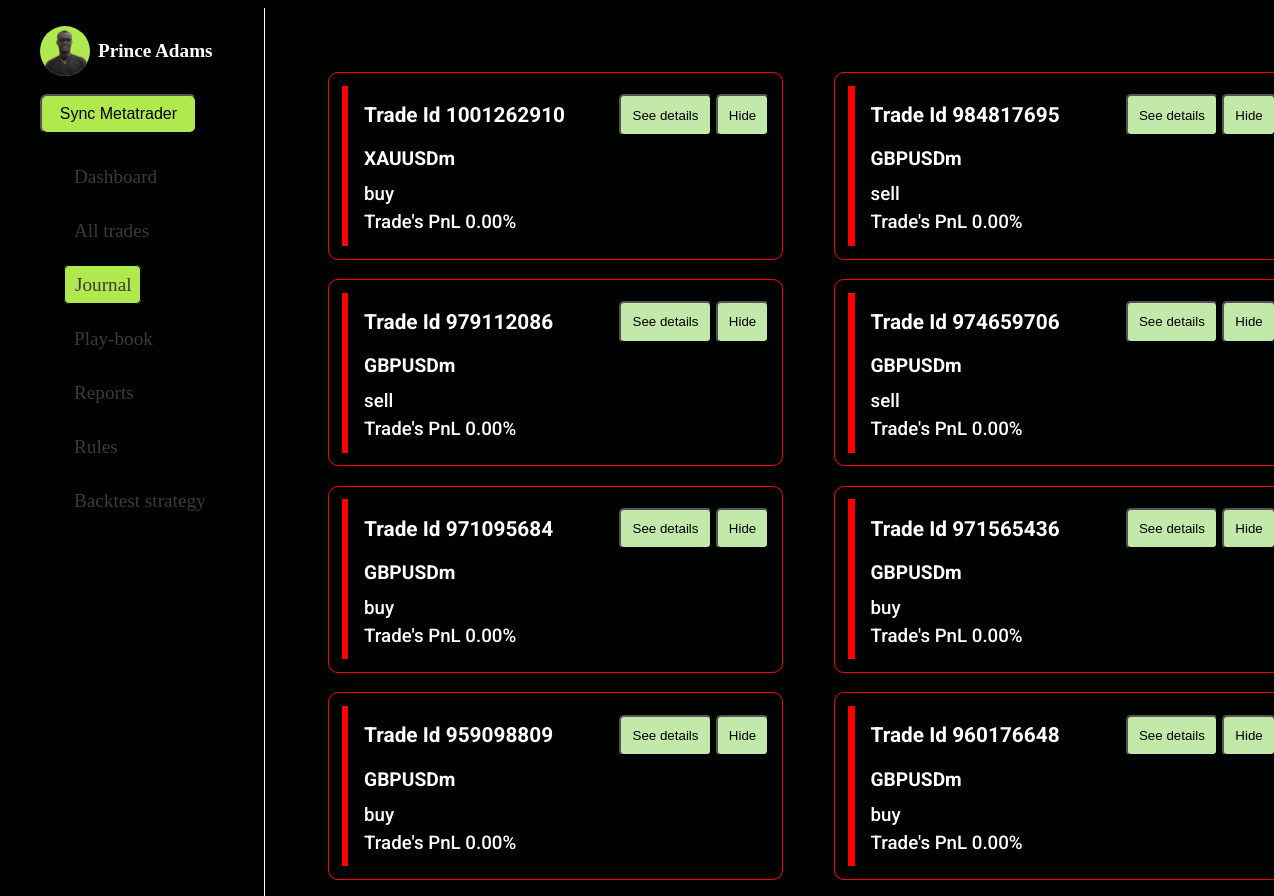
/journal (upper part), run on an earlier commit of the app's database.
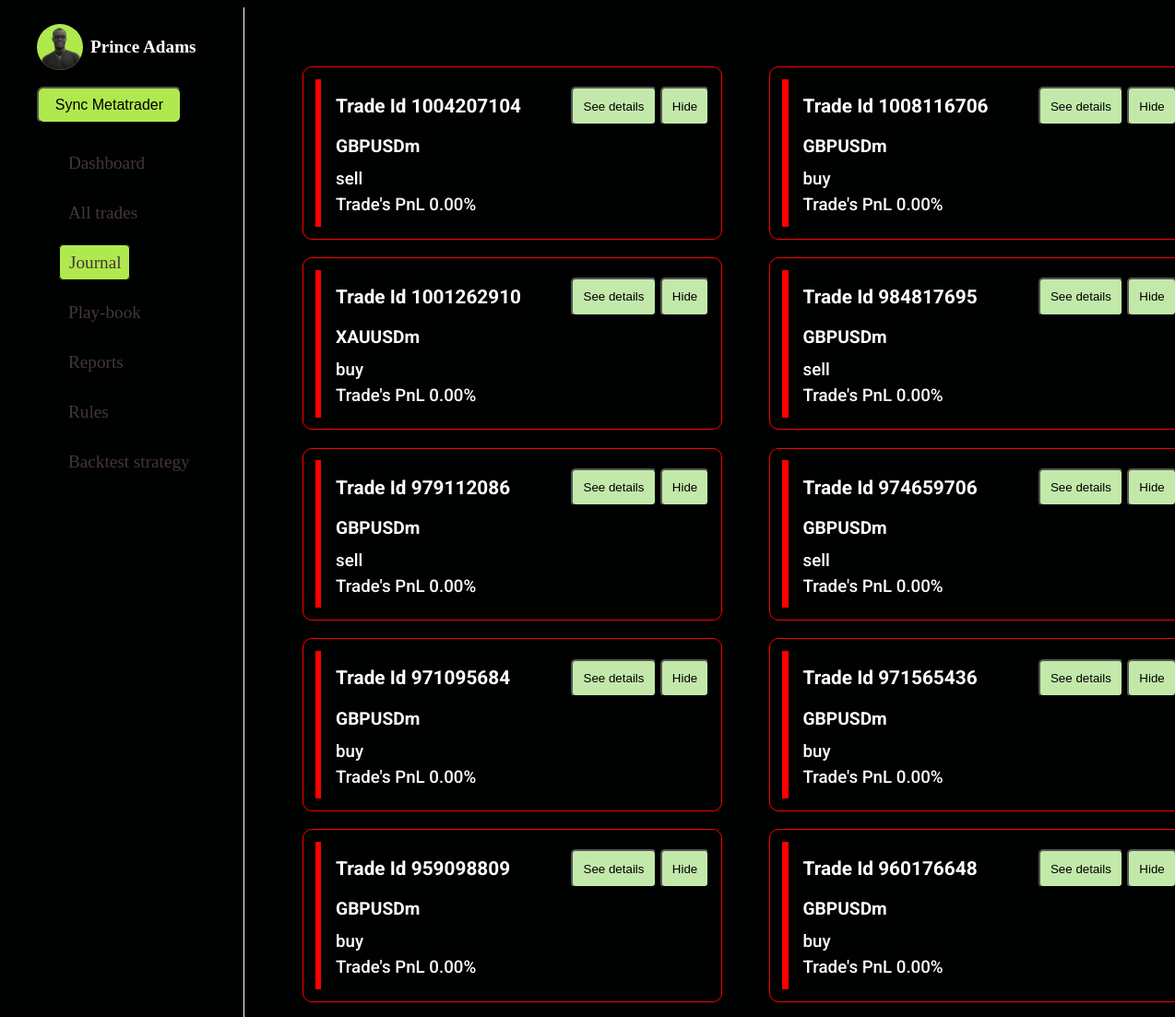
And on a later commit of the database.
### forexJournal/models.py (models this page shows, shortened)
class TradesModel(models.Model):
    ticket = models.IntegerField(null=False, unique=True)
    opening_time = models.DateTimeField()
    closing_time = models.DateTimeField()
    order_type = models.CharField(null=False, blank=False, max_length=10)
    lot_size = models.DecimalField(decimal_places=2, max_digits=4)
    original_position_size = models.DecimalField(decimal_places=2, max_digits=4)
    symbol = models.CharField(max_length=8)
    opening_price = models.DecimalField(decimal_places=6, max_digits=12)
    closing_price = models.DecimalField(decimal_places=6, max_digits=12)
    stop_loss = models.DecimalField(decimal_places=6, max_digits=12)
    take_profit = models.DecimalField(decimal_places=6, max_digits=12)
    commission_usd = models.DecimalField(decimal_places=4, max_digits=5)
    swap_usd = models.DecimalField(decimal_places=3, max_digits=3)
    profit_usd = models.DecimalField(decimal_places=3, max_digits=7)
    equity_usd = models.CharField(max_length=10)
    margin_level = models.CharField(max_length=10)
    close_reason = models.CharField(max_length=10)
    strategy = models.ForeignKey(StrategyModel, on_delete=models.SET_NULL, null=True, blank=True)
    profit_target = models.DecimalField(max_digits=7, decimal_places=2, null=True, blank=True)
    stop_loss_value = models.DecimalField(max_digits=7, decimal_places=2, null=True, blank=True)
    tags = models.CharField(max_length=50, null=True, blank=True)
    planned_R_Multiple = models.DecimalField(max_digits=5, decimal_places=2, null=True, blank=True)
    notes = models.TextField(null=True, blank=True)

### forexJournal/views.py (the view)
# urls.py: path("journal", views.journal, name="journal"),
def journal(requests):
    context = {}
    trades = TradesModel.objects.all().order_by("-id")
    for trade in trades:
        trade.profit_usd = Money(trade.profit_usd, "USD")
    context["trades"] = trades
    return render(requests, "forexJournal/journal.html", context)

### forexJournal/templates/forexJournal/journal.html (shortened to what this page needs)
{% extends "base.html" %}
{% load static %}
{% block css_files %}
    <link rel="stylesheet" href="{% static 'forexJournal/journal.css' %}">
{% endblock css_files %}
{% block content %}
<div class="main-content">
    <ul class="list">
        {% for trade in trades %}
            <li>
                <div class="trade">
                    <div class="bar"></div>
                    <div class="items">
                        <div class="heads">
                            <h2>Trade Id {{ trade.ticket}}</h2>
                            <div>
                                <button type="button">See details</button>
                                <button type="button">Hide</button>
                            </div>
                        </div>
                        <div class="values">
                            <h3 class="first">{{ trade.profit_usd }} <span>{{ trade.symbol }}</span></h3>
                            <h3 class="second">{{ trade.order_type}}</h3>
                            <h3 class="third">Trade's PnL 0.00%</h3>
                        </div>
                    </div>
                </div>
            </li>
        {% endfor %}
    </ul>
</div>
{% endblock content %}

What changed in the data, as far as the page shows it:
added TradesModel: ticket "1004207104", symbol "GBPUSDm", order_type "sell"
added TradesModel: ticket "1008116706", symbol "GBPUSDm", order_type "buy"
